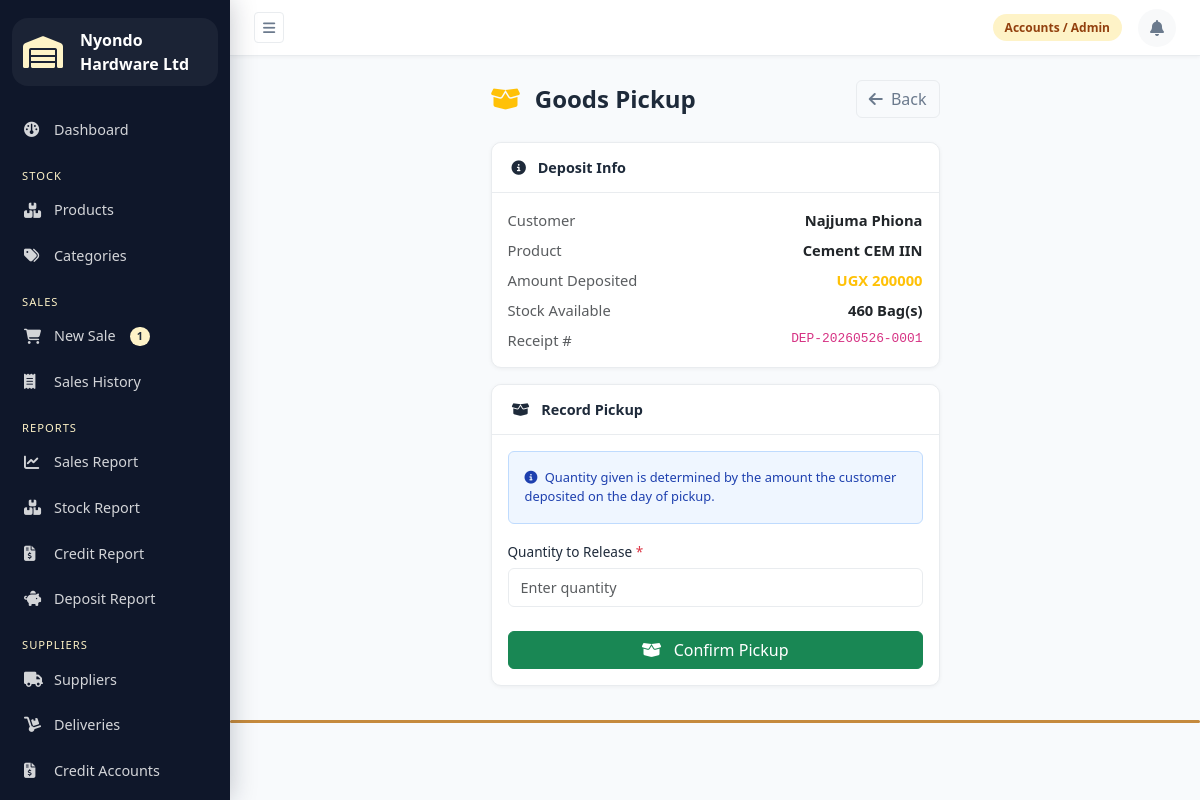
The page /deposits/deposit/1/pickup/ (signed in) on the database its author committed.
### sales/models.py (models this page shows, shortened)
class Cart(models.Model):
    attendant = models.OneToOneField(User, on_delete=models.CASCADE, related_name='cart')
    customer_name = models.CharField(max_length=200, blank=True)
    customer_phone = models.CharField(max_length=15, blank=True)
    customer_type = models.CharField(
        max_length=15,
        choices=[
            ('wholesaler', 'Wholesaler'),
            ('retailer', 'Retailer'),
            ('individual', 'Individual Buyer'),
        ],
        default='individual'
    )
    delivery_requested = models.BooleanField(default=False)
    within_10km = models.BooleanField(default=False)
    created_at = models.DateTimeField(auto_now_add=True)
    updated_at = models.DateTimeField(auto_now=True)
    @property
    def item_count(self):
        return self.cart_items.count()

### accounts/models.py (models this page shows, shortened)
class UserProfile(models.Model):
    ROLE_CHOICES = [
        ('sales_attendant', 'Sales Attendant'),
        ('store_manager', 'Store Manager'),
        ('admin', 'Accounts / Admin'),
    ]
    user = models.OneToOneField(User, on_delete=models.CASCADE, related_name='profile')
    role = models.CharField(max_length=20, choices=ROLE_CHOICES)
    phone = models.CharField(max_length=15)

### deposits/models.py (models this page shows, shortened)
class DepositRecord(models.Model):
    customer = models.ForeignKey(DepositCustomer, on_delete=models.CASCADE, related_name='deposits')
    product = models.ForeignKey(Product, on_delete=models.CASCADE, limit_choices_to={'is_deposit_eligible': True})
    amount_paid = models.DecimalField(max_digits=14, decimal_places=2)
    receipt_number = models.CharField(max_length=20, unique=True, editable=False)
    payment_date = models.DateTimeField(auto_now_add=True)
    notes = models.TextField(blank=True)

class DepositCustomer(models.Model):
    first_name = models.CharField(max_length=100)
    last_name = models.CharField(max_length=100)
    nin = models.CharField(max_length=14, unique=True)   # National ID Number
    phone = models.CharField(max_length=15)
    address = models.TextField(blank=True)
    employer = models.CharField(max_length=200, blank=True)
    registration_date = models.DateTimeField(auto_now_add=True)
    is_active = models.BooleanField(default=True)
    @property
    def full_name(self):
        return f"{self.first_name} {self.last_name}"

### stock/models.py (models this page shows, shortened)
class Product(models.Model):
    UNIT_CHOICES = [
        ('bag', 'Bag'),
        ('bar', 'Bar'),
        ('kg', 'Kilogram'),
        ('piece', 'Piece'),
        ('roll', 'Roll'),
        ('sheet', 'Sheet'),
        ('bundle', 'Bundle'),
    ]
    category = models.ForeignKey(Category, on_delete=models.SET_NULL, null=True)
    name = models.CharField(max_length=200)
    description = models.TextField(blank=True)
    unit = models.CharField(max_length=20, choices=UNIT_CHOICES)
    unit_cost = models.DecimalField(max_digits=12, decimal_places=2)
    wholesale_price = models.DecimalField(max_digits=12, decimal_places=2)
    retailer_price = models.DecimalField(max_digits=12, decimal_places=2)
    retail_price = models.DecimalField(max_digits=12, decimal_places=2)  # individual buyer
    quantity_in_stock = models.PositiveIntegerField(default=0)
    low_stock_threshold = models.PositiveIntegerField(default=10)
    is_deposit_eligible = models.BooleanField(default=False)
    date_added = models.DateTimeField(auto_now_add=True)

### stock/views.py (the view)
        def wrapper(request, *args, **kwargs):
            if not hasattr(request.user, 'profile'):
                messages.error(request, "Access denied.")
                return redirect('dashboard')
            if request.user.profile.role not in roles:
                messages.error(request, "You do not have permission for this action.")
                return redirect('dashboard')
            return view_func(request, *args, **kwargs)

### templates/deposits/goods_pickup.html (shortened to what this page needs)
{% extends 'base.html' %}
{% block content %}
<div class="row justify-content-center">
    <div class="col-md-6">
        <div class="d-flex justify-content-between align-items-center mb-4">
            <h4 class="fw-bold mb-0">
                <i class="fa-solid fa-box-open me-2 text-warning"></i> Goods Pickup
            </h4>
            <a href="{% url 'customer_detail' deposit.customer.pk %}"
               class="btn btn-outline-secondary">
                <i class="fa-solid fa-arrow-left me-1"></i> Back
            </a>
        </div>
        <div class="card mb-3">
            <div class="card-header">
                <i class="fa-solid fa-circle-info me-2"></i> Deposit Info
            </div>
            <div class="card-body">
                <div class="d-flex justify-content-between mb-2">
                    <span class="text-muted">Customer</span>
                    <strong>{{ deposit.customer.full_name }}</strong>
                </div>
                <div class="d-flex justify-content-between mb-2">
                    <span class="text-muted">Product</span>
                    <strong>{{ deposit.product.name }}</strong>
                </div>
                <div class="d-flex justify-content-between mb-2">
                    <span class="text-muted">Amount Deposited</span>
                    <strong class="text-warning">UGX {{ deposit.amount_paid|floatformat:0 }}</strong>
                </div>
                <div class="d-flex justify-content-between mb-2">
                    <span class="text-muted">Stock Available</span>
                    <strong>{{ deposit.product.quantity_in_stock }} {{ deposit.product.get_unit_display }}(s)</strong>
                </div>
                <div class="d-flex justify-content-between">
                    <span class="text-muted">Receipt #</span>
                    <code>{{ deposit.receipt_number }}</code>
                </div>
            </div>
        </div>
        <div class="card">
            <div class="card-header">
                <i class="fa-solid fa-box-open me-2"></i> Record Pickup
            </div>
            <div class="card-body">
                <div class="alert alert-info small mb-3">
                    <i class="fa-solid fa-circle-info me-1"></i>
                    Quantity given is determined by the amount the customer deposited
                    on the day of pickup.
                </div>
                <form method="post" novalidate>
                    <div class="mb-4">
                        <label class="form-label">
                            Quantity to Release
                            <span class="text-danger">*</span>
                        </label>
                        <input type="number" name="quantity" min="1"
                               max="{{ deposit.product.quantity_in_stock }}"
                               class="form-control" placeholder="Enter quantity" required>
                    </div>
                    <button type="submit" class="btn btn-success w-100">
                        <i class="fa-solid fa-box-open me-2"></i> Confirm Pickup
                    </button>
                </form>
            </div>
        </div>
    </div>
</div>
{% endblock %}

### templates/base.html (shortened to what this page needs)
<!DOCTYPE html>
<html lang="en">
<head>
    {% load static %}
    <link href="https://cdn.jsdelivr.net/npm/bootstrap@5.3.0/dist/css/bootstrap.min.css"
          rel="stylesheet">
    <link href="https://cdnjs.cloudflare.com/ajax/libs/font-awesome/6.4.0/css/all.min.css"
          rel="stylesheet">
    <link href="{% static 'css/main.css' %}"
          rel="stylesheet">
</head>
<body>
{% if request.user.is_authenticated %}
<div class="wrapper">
    <nav id="sidebar">
        <div class="sidebar-header">
            <i class="fa-solid fa-warehouse me-2"></i>
            <span>Nyondo Hardware Ltd</span>
    </div>
        <ul class="sidebar-menu">
            <li>
                <a href="{% url 'dashboard' %}"
                   class="{% if request.resolver_match.url_name == 'dashboard' %}active{% endif %}">
                    <i class="fa-solid fa-gauge"></i>
                    Dashboard
                </a>
            </li>
            <li class="menu-label">Stock</li>
            <li>
                <a href="{% url 'product_list' %}"
                   class="{% if 'product' in request.resolver_match.url_name %}active{% endif %}">
                    <i class="fa-solid fa-boxes-stacked"></i>
                    Products
                </a>
            </li>
            <li>
                <a href="{% url 'category_list' %}"
                   class="{% if 'category' in request.resolver_match.url_name %}active{% endif %}">
                    <i class="fa-solid fa-tags"></i>
                    Categories
                </a>
            </li>
            <li class="menu-label">Sales</li>
            <li>
                <a href="{% url 'cart' %}"
                   class="{% if 'cart' in request.resolver_match.url_name %}active{% endif %}">
                    <i class="fa-solid fa-cart-shopping"></i>
                    New Sale
                    {% with cart=request.user.cart %}
                        {% if cart and cart.item_count > 0 %}
                        <span class="badge bg-warning text-dark ms-1">
                            {{ cart.item_count }}
                        </span>
                        {% endif %}
                    {% endwith %}
                </a>
            </li>
            <li>
                <a href="{% url 'sales_list' %}"
                   class="{% if request.resolver_match.url_name == 'sales_list' %}active{% endif %}">
                    <i class="fa-solid fa-receipt"></i>
                    Sales History
                </a>
            </li>
            <li class="menu-label">Reports</li>
            <li>
                <a href="{% url 'sales_report' %}"
                   class="{% if request.resolver_match.url_name == 'sales_report' %}active{% endif %}">
                    <i class="fa-solid fa-chart-line"></i>
                    Sales Report
                </a>
            </li>
            <li>
                <a href="{% url 'stock_report' %}"
                   class="{% if request.resolver_match.url_name == 'stock_report' %}active{% endif %}">
                    <i class="fa-solid fa-boxes-stacked"></i>
                    Stock Report
                </a>
            </li>
            {% if request.user.profile.role == 'admin' %}
            <li>
                <a href="{% url 'credit_report' %}"
                   class="{% if request.resolver_match.url_name == 'credit_report' %}active{% endif %}">
                    <i class="fa-solid fa-file-invoice-dollar"></i>
                    Credit Report
                </a>
            </li>
            {% endif %}
            <li>
                <a href="{% url 'deposit_report' %}"
                   class="{% if request.resolver_match.url_name == 'deposit_report' %}active{% endif %}">
                    <i class="fa-solid fa-piggy-bank"></i>
                    Deposit Report
                </a>
            </li>
            <li class="menu-label">Suppliers</li>
            <li>
                <a href="{% url 'supplier_list' %}"
                   class="{% if 'supplier' in request.resolver_match.url_name %}active{% endif %}">
                    <i class="fa-solid fa-truck"></i>
                    Suppliers
                </a>
            </li>
            <li>
                <a href="{% url 'delivery_list' %}"
                   class="{% if 'delivery' in request.resolver_match.url_name %}active{% endif %}">
                    <i class="fa-solid fa-dolly"></i>
                    Deliveries
                </a>
            </li>
            <li>
                <a href="{% url 'credit_list' %}"
                   class="{% if 'credit' in request.resolver_match.url_name %}active{% endif %}">
                    <i class="fa-solid fa-file-invoice-dollar"></i>
                    Credit Accounts
                </a>
            </li>
        </ul>
    </nav>
    <div id="content">
        <nav class="topbar">
            <button id="sidebarToggle"
                    class="btn btn-sm btn-outline-secondary">
                <i class="fa-solid fa-bars"></i>
            </button>
            <div class="topbar-right">
                <span class="badge-role">
                    {{ request.user.profile.get_role_display }}
                </span>
                <div class="notif-wrapper">
                    <a href="{% url 'notification_list' %}"
                       class="notif-bell {% if notif_unread_count > 0 %}has-unread{% endif %}"
                       title="Notifications">
                        <i class="fa-solid fa-bell"></i>
                    </a>
                </div>
            </div>
        </nav>
        <div class="page-content">
            {% block content %}
            {% endblock %}
        </div>
        <div class="logo-line"></div>
    </div>
</div>
{% endif %}
</body>
</html>

### rows shown on the page
Cart: item_count "1"
DepositRecord: customer.full_name "Najjuma Phiona", product.name "Cement CEM IIN", amount_paid "200000", product.quantity_in_stock "460", product.unit "Bag", receipt_number "DEP-20260526-0001"

### other values the page prints
{{ request.user.profile.get_role_display }} "Accounts / Admin"
